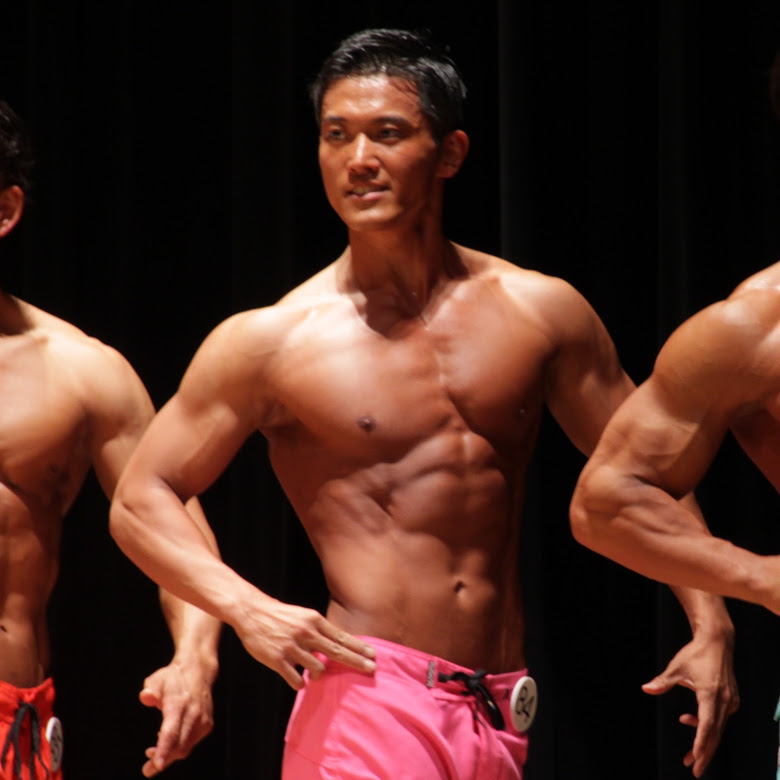
#> input picture noitazi.JPG, 780 x 780 px
$ python noitaziFacedetection.py   (older library calls are emulated)
#> lines starting #> are read from the running program, lines starting #| are printed output that depends on the picture; after the words box and inside, x2 and y2 are one past the last pixel; in counts of white or black regions, pixels touching at a corner belong together
### DrawingFunctionsInOpenCV.py
import numpy as np
import cv2

def func(img):
    # [13 lines of commented-out code are left out]

    font = cv2.FONT_HERSHEY_PLAIN
    cv2.putText(img,'OpenCV',(10,500), font, 4,(255,255,255),2,cv2.CV_AA)


# [3 lines that do not run on import are left out]

### noitaziFacedetection.py
import numpy as np
import cv2
import DrawingFunctionsInOpenCV

face_cascade = cv2.CascadeClassifier('haarcascade_frontalface_default.xml')
eye_cascade = cv2.CascadeClassifier('haarcascade_eye.xml')

img = cv2.imread('noitazi.JPG')
#> img is the input picture: shape (780, 780, 3); mean B, G, R 35, 43.4, 77.2
gray = cv2.cvtColor(img, cv2.COLOR_BGR2GRAY)
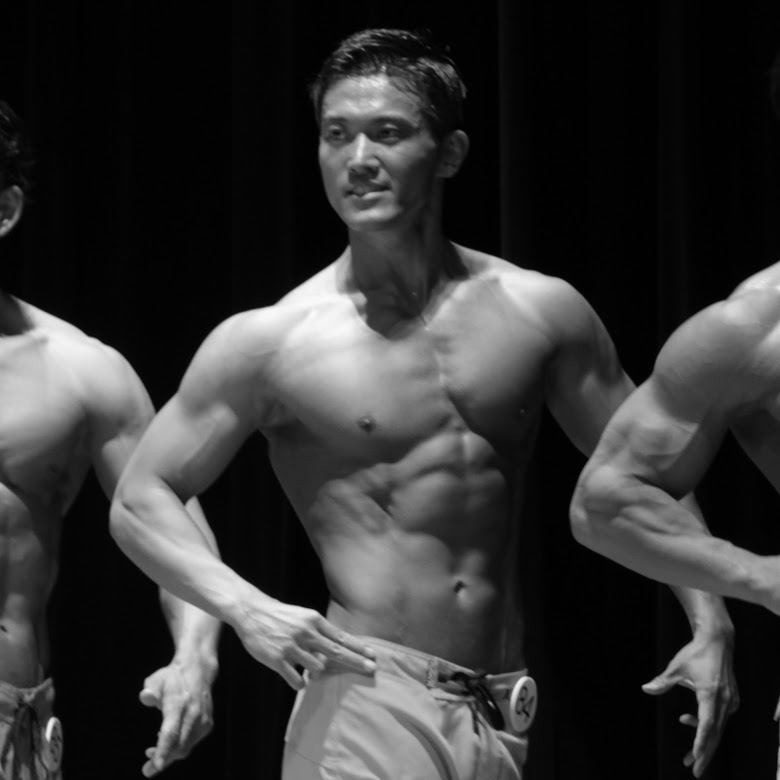
#> gray: shape (780, 780); min 0, max 250, mean 52.5

faces = face_cascade.detectMultiScale(gray, 1.3, 5)
#> faces = [[296, 81, 138, 138]]
for (x,y,w,h) in faces:
    cv2.rectangle(img,(x,y),(x+w,y+h),(255,0,0),2)
    roi_gray = gray[y:y+h, x:x+w]
    roi_color = img[y:y+h, x:x+w]
    eyes = eye_cascade.detectMultiScale(roi_gray)
    for (ex,ey,ew,eh) in eyes:
        cv2.rectangle(roi_color,(ex,ey),(ex+ew,ey+eh),(0,255,0),2)
#> this loop made 1 pass
#> (x, y, w, h, eyes) on pass 1: (296, 81, 138, 138, [[28, 43, 24, 24]])
#> pass 1, `roi_gray = gray[y:y+h, x:x+w]`:
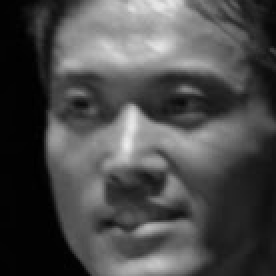
#> roi_gray: shape (138, 138) (shown 2 times larger); min 0, max 237, mean 75.1
#> pass 1, `roi_color = img[y:y+h, x:x+w]`:
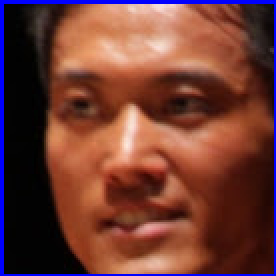
#> roi_color: shape (138, 138, 3) (shown 2 times larger); mean B, G, R 53, 59.8, 110.9
#> after the loop:
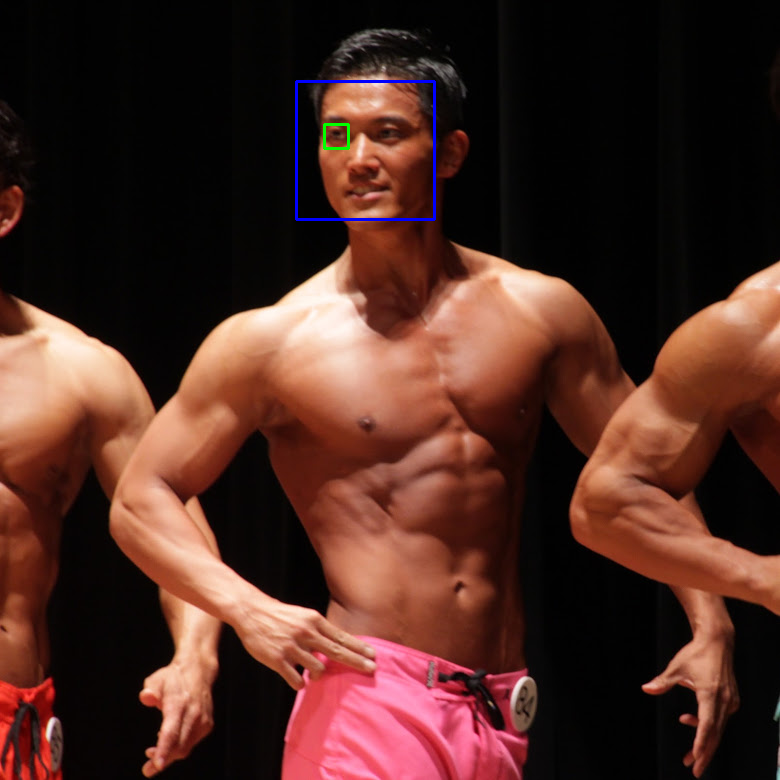
#> img: shape (780, 780, 3); 0.32% of pixels changed, all inside (x1, y1, x2, y2) = (295, 80, 436, 221)
#> after the loop:
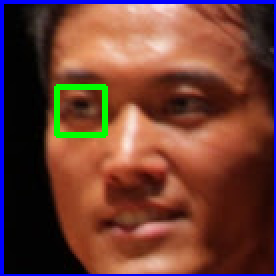
#> roi_color: shape (138, 138, 3) (shown 2 times larger); 1.49% of pixels changed, all inside (x1, y1, x2, y2) = (27, 42, 54, 69)

DrawingFunctionsInOpenCV.func(img)
#> in func, `font = cv2.FONT_HERSHEY_PLAIN`: font = 1
#> in func, `cv2.putText(img,'OpenCV',(10,500), font, 4,(255,255,255),2,cv2.CV_AA)`:
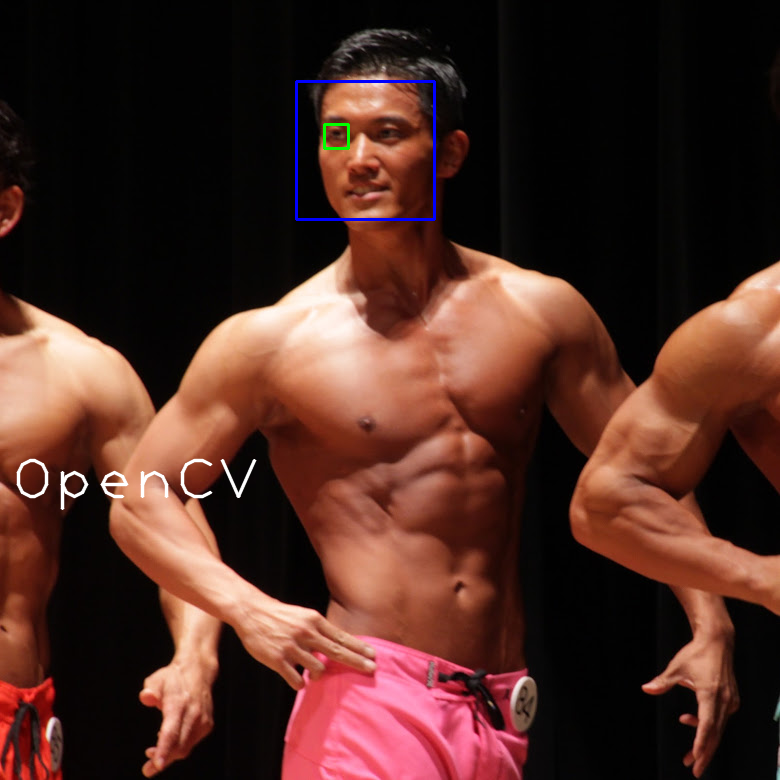
#> img: shape (780, 780, 3); 0.42% of pixels changed, all inside (x1, y1, x2, y2) = (16, 458, 257, 511)

cv2.imshow('img',img)
cv2.waitKey(0)
cv2.destroyAllWindows()
